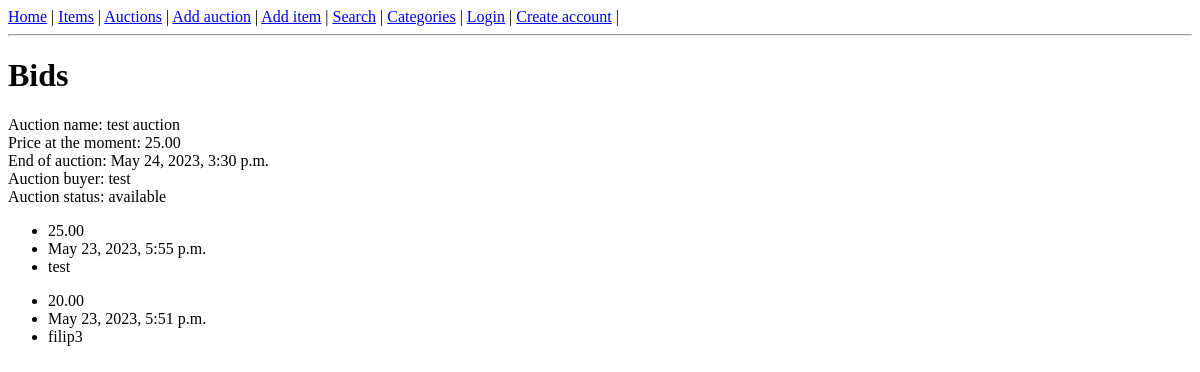
/bids/15, run on an earlier commit of the app's database.
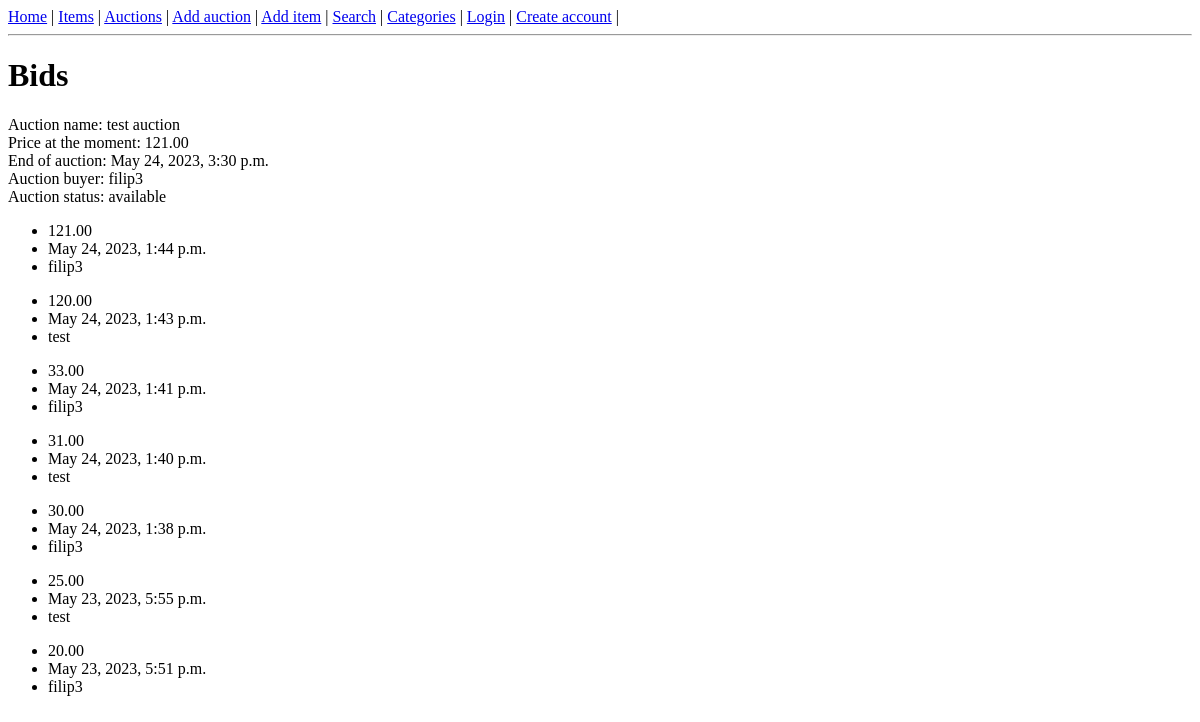
And on a later commit of the database.
### auctions/models.py (models this page shows, shortened)
class Auction(models.Model):
    CHOICES = (
        ('available', 'available'),
        ('expired', 'expired'),
        ('sold', 'sold'),
    )
    name = models.CharField(max_length=255)
    item = models.ForeignKey(Item, on_delete=models.CASCADE)
    min_price = models.DecimalField(max_digits=10, decimal_places=2)
    buy_now_price = models.DecimalField(max_digits=10, decimal_places=2, null=True, blank=True)
    end_date = models.DateTimeField()
    seller = models.ForeignKey(User, on_delete=models.CASCADE, related_name='seller')
    buyer = models.ForeignKey(User, on_delete=models.CASCADE, blank=True, related_name='buyer', null=True)
    status = models.CharField(choices=CHOICES, default='available', max_length=64)

class Bid(models.Model):
    amount = models.DecimalField(max_digits=10, decimal_places=2)
    time = models.DateTimeField(auto_now_add=True)
    auction = models.ForeignKey(Auction, on_delete=models.CASCADE)
    bidder = models.ForeignKey(User, on_delete=models.CASCADE)

### auctions/views.py (the view)
# urls.py: path('bids/<int:pk>', auctions.BidHistory.as_view()),
class BidHistory(View):
    def get(self, request, *args, **kwargs):
        auction_id = kwargs['pk']  # Get auction id from the URL
        auction = Auction.objects.get(pk=auction_id)
        bids = auction.bid_set.all().order_by('-time')
        context = {
            'auction': auction,
            'bids': bids,
        }
        return render(request, 'auctions/bid_history_list.html', context)

### auctions/templates/auctions/bid_history_list.html (shortened to what this page needs)
{% extends 'auctions/base_template.html' %}
{% block content %}
<h1>Bids</h1>
Auction name: {{ auction.name }} <br>
Price at the moment: {{ auction.min_price }} <br>
End of auction: {{ auction.end_date }}<br>
Auction buyer: {{ auction.buyer }} <br>
Auction status: {{ auction.status }}
{% for bid in bids %}
<ul>
    <li>{{ bid.amount }} </li>
    <li>{{ bid.time }}</li>
    <li>{{ bid.bidder }}</li>
</ul>
{% endfor %}
{% endblock %}

What changed in the data, as far as the page shows it:
changed Auction "test auction": min_price "25.00" → "121.00"; buyer "test" → "filip3"
added Bid: amount "121.00", time "May 24, 2023, 1:44 p.m.", bidder "filip3"
added Bid: amount "120.00", time "May 24, 2023, 1:43 p.m.", bidder "test"
added Bid: amount "33.00", time "May 24, 2023, 1:41 p.m.", bidder "filip3"
added Bid: amount "31.00", time "May 24, 2023, 1:40 p.m.", bidder "test"
added Bid: amount "30.00", time "May 24, 2023, 1:38 p.m.", bidder "filip3"
